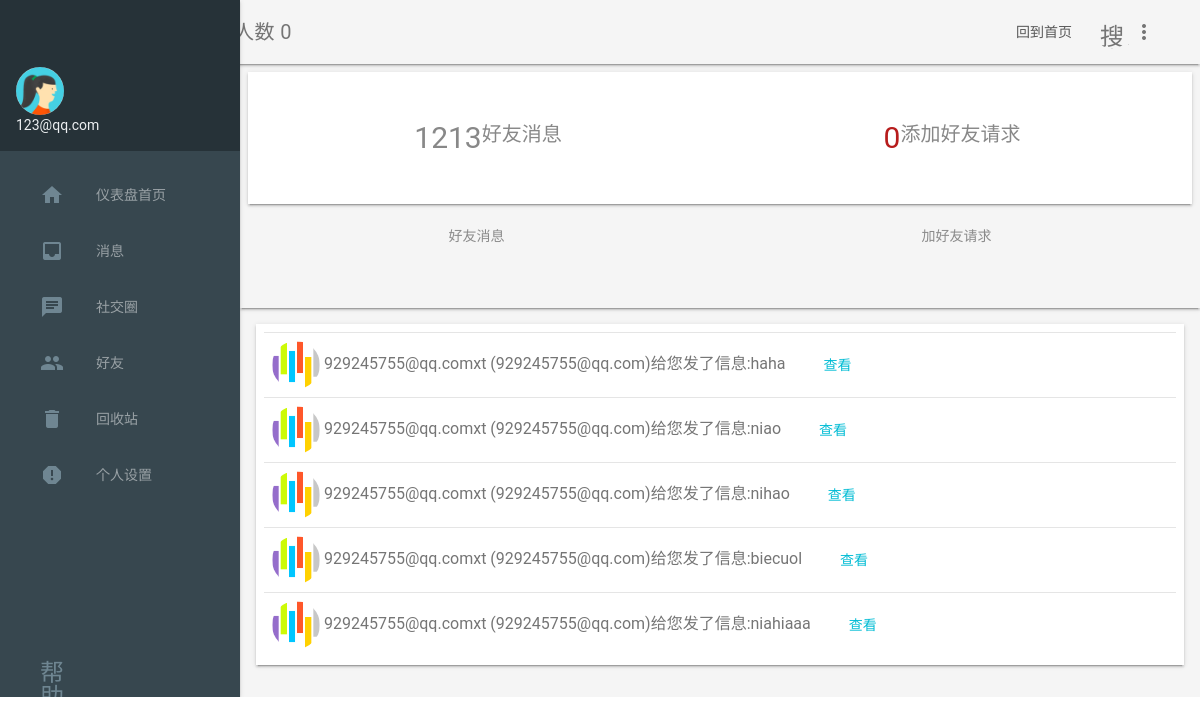
The page /inbox/ (signed in) on the database as committed earlier.
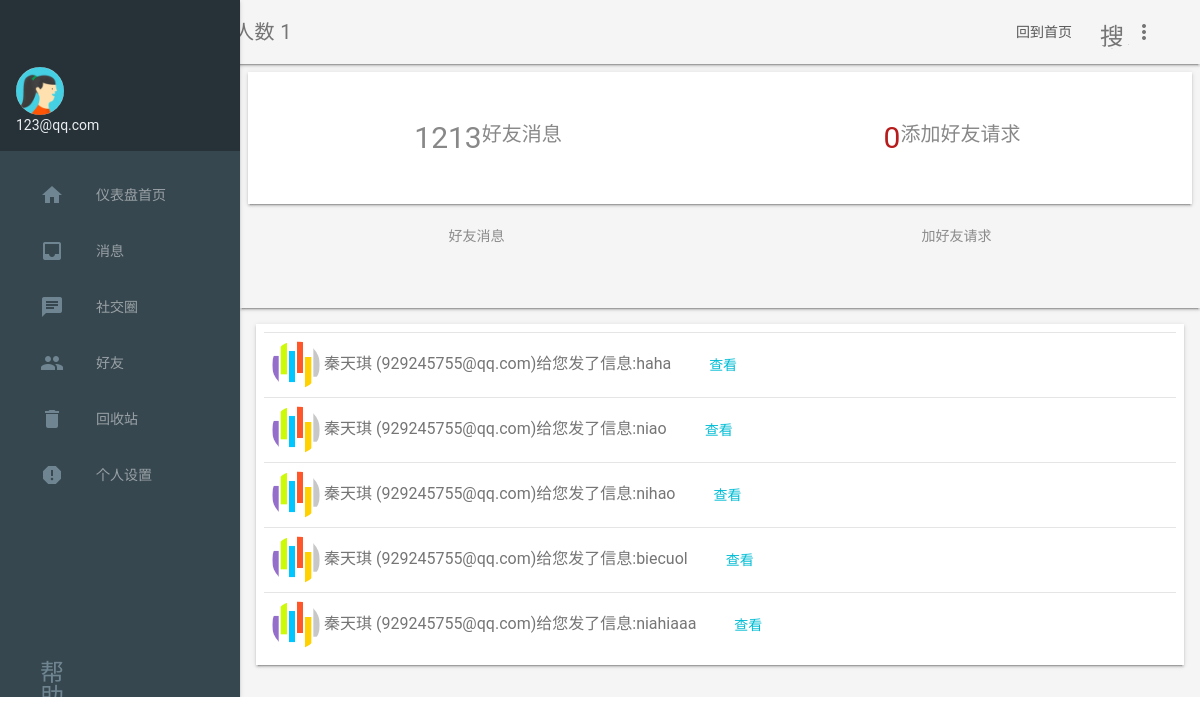
The same page on the database as committed later.
### LoginSystem/models.py (models this page shows, shortened)
class Users(models.Model):
    email = models.EmailField(max_length=100)
    head = models.ImageField(upload_to = './static/upload/head',default='./static/images/user.jpg')
    sex = models.CharField(max_length=1,default="中性")
    password = models.TextField(max_length=64)
    username = models.TextField(max_length=100)
    age = models.IntegerField(default=0)
    birthday = models.TextField(max_length=100,default=time.strftime("%Y/%m/%d", time.localtime()))
    phone = models.TextField(max_length=100)
    country = models.TextField(max_length=100)
    is_online = models.BooleanField(max_length=1,default=False)
    register_date = models.DateTimeField(auto_now_add=True, editable = True)

### FriendSystem/models.py (models this page shows, shortened)
class MessageBox(models.Model):
    email = models.EmailField(max_length=100)
    email_to = models.EmailField(max_length=100)
    content = models.TextField(default="")
    date = models.DateTimeField('保存日期',default = timezone.now)

### DashBoard/views.py (the view)
# urls.py: url(r'^inbox/', dashboard.inbox),
def inbox(request):
    title = "消息"
    user = request.session.get('users')
    users = Users.objects.all()
    userinfo = Users.objects.get(email=user)    # 用户信息
    try:
        AddMessage.objects.get(email=user)
    except AddMessage.DoesNotExist:
        AddMessage.objects.create(email=user)   # 读取用户的添加好友信息
    count_msg = AddMessage.objects.get(email=user)  # 读取信息个数
    list_msg = json.loads(count_msg.message)    # 读取信息个数
    count_dismsg = AddMessage.objects.get(email=user)   # 读取信息个数
    dis_msg = json.loads(count_dismsg.disagree)   # 读取信息个数
    count_addmsg = len(list_msg)   # 读取信息个数
    count_dis_msg = len(dis_msg)   # 读取信息个数
    message = MessageBox.objects.order_by('-id').all()
    if not user:
        return HttpResponseRedirect('/login')
    return render(request, 'users/Dashboard/inbox.html',{'online_users':online_users,'users':users,'message':message,'dis_msg':dis_msg,'list_msg':list_msg,'userinfo':userinfo,'user':user, 'title':title,'count_addmsg':count_addmsg,'count_dis_msg':count_dis_msg})

### templates/users/Dashboard/inbox.html (shortened to what this page needs)
{% extends 'layouts/dashlayouts/base.html' %}
{% block content %}
          <div class="demo-charts mdl-color--white mdl-shadow--2dp mdl-cell mdl-cell--12-col mdl-grid">
            <svg fill="currentColor" width="200px" height="100px" viewBox="0 0 1 1" class="demo-chart mdl-cell mdl-cell--4-col mdl-cell--6-col-desktop">
              <text x="0.5" y="0.5" font-family="Roboto" font-size="0.3" fill="#888" text-anchor="middle" dy="0.1">1213<tspan font-size="0.2" dy="-0.07">好友消息</tspan></text>
            </svg>
            <svg fill="currentColor" width="200px" height="100px" viewBox="0 0 1 1" class="demo-chart mdl-cell mdl-cell--4-col mdl-cell--6-col-desktop">
              <text x="0.5" y="0.5" font-family="Roboto" font-size="0.3" fill="#b71c1c" text-anchor="middle" dy="0.1">{{ count_addmsg }}<tspan dy="-0.07" fill="#888" font-size="0.2">添加好友请求</tspan></text>
            </svg>
          </div>
<div class="mdl-layout mdl-js-layout mdl-layout--fixed-header mdl-layout--fixed-tabs mdl-color--grey-100 mdl-color-text--grey-600">
  <header class="mdl-layout__header mdl-color--grey-100 mdl-color-text--grey-600">
    <div class="mdl-layout__tab-bar mdl-js-ripple-effect mdl-color--grey-100 mdl-color-text--grey-600">
      <a href="#friends" class="mdl-layout__tab is-active">好友消息</a>
      <a href="#unknown" class="mdl-layout__tab mdl-badge" data-badge="{{ count_msg }}">加好友请求</a>
    </div>
  </header>
  <main class="mdl-layout__content">
    <section class="mdl-layout__tab-panel is-active" id="friends">
      <div class="page-content">
          <div class="mdl-grid demo-content">
              <div class="demo-charts mdl-color--white mdl-shadow--2dp mdl-cell mdl-cell--12-col mdl-grid">
                  {% for msg in message %}
                  {% if msg.email_to == user %}
                      {% for email in users %}
                          {% if email.email == msg.email %}
                              <div class="mdl-card__actions mdl-card--border">
                                  <img src="/static/images/favicon.png" class="demo-avatar">
                                  <span>{{ email.username }} ({{ msg.email }})给您发了信息:{{ msg.content }}</span>
                                  <a href="/chatview/{{ msg.email_to }}_to_{{ msg.email }}" class="mdl-button mdl-button--colored mdl-js-button mdl-js-ripple-effect">查看</a>
                              </div>
                          {% endif %}
                      {% endfor %}
                  {% endif %}
                  {% endfor %}
              </div>
          </div>
      </div>
    </section>
    <section class="mdl-layout__tab-panel" id="unknown">
      <div class="page-content">
          <div class="mdl-grid demo-content">
          </div>
      </div>
    </section>
  </main>
</div>
{% endblock %}

### templates/layouts/dashlayouts/base.html (shortened to what this page needs)
<!doctype html>
<html lang="en">
<head>
    <link rel="stylesheet" href="/static/RobotoTTF/">
    <link rel="stylesheet" href="/static/ttf.css">
    <link rel="stylesheet" href="/static/dash/blue.css">
    <link rel="stylesheet" href="/static/dash/styles.css">
</head>
  <body>
    <div class="demo-layout mdl-layout mdl-js-layout mdl-layout--fixed-drawer mdl-layout--fixed-header">
      <header class="demo-header mdl-layout__header mdl-color--grey-100 mdl-color-text--grey-600">
        <div class="mdl-layout__header-row">
          <span class="mdl-layout-title">bluare. E | {{ title }} | 在线人数 {{ online_users }}</span>
            <nav class="mdl-navigation">
                <a class="mdl-button--accent mdl-navigation__link" href="/">回到首页</a>
            </nav>
          <div class="mdl-textfield mdl-js-textfield mdl-textfield--expandable">
            <label class="mdl-button mdl-js-button mdl-button--icon" for="search">
              <i class="material-icons">搜索</i>
            </label>
          </div>
          <button class="mdl-button mdl-js-button mdl-js-ripple-effect mdl-button--icon" id="hdrbtn">
            <i class="material-icons">more_vert</i>
          </button>
        </div>
      </header>
      <div class="demo-drawer mdl-layout__drawer mdl-color--blue-grey-900 mdl-color-text--blue-grey-50">
        <header class="demo-drawer-header">
          <img src="/{{ userinfo.head }}" class="demo-avatar">
          <div class="demo-avatar-dropdown">
            <span>{{ user }}</span>
          </div>
        </header>
        <nav class="demo-navigation mdl-navigation mdl-color--blue-grey-800">
            <a class="mdl-navigation__link" href="/dashboard"><i class="mdl-color-text--blue-grey-400 material-icons" role="presentation">home</i>仪表盘首页</a>
            {% if count_addmsg == 0 %}
            <a class="mdl-navigation__link" href="/inbox"><i class="mdl-color-text--blue-grey-400 material-icons" role="presentation">inbox</i>消息</a>
            {% else %}
            <a class="mdl-navigation__link" href="/inbox"><i class="mdl-color-text--blue-grey-400 material-icons mdl-badge" data-badge="{{ count_addmsg }}" role="presentation">inbox</i>新消息</a>
            {% endif %}
            <a class="mdl-navigation__link" href="/social"><i class="mdl-color-text--blue-grey-400 material-icons mdl-badge" role="presentation">chat</i>社交圈</a>
            <a class="mdl-navigation__link" href="/friends"><i class="mdl-color-text--blue-grey-400 material-icons" role="presentation">people</i>好友</a>
            <a class="mdl-navigation__link" href="/wastebasket"><i class="mdl-color-text--blue-grey-400 material-icons" role="presentation">delete</i>回收站</a>
            <a class="mdl-navigation__link" href="/setting"><i class="mdl-color-text--blue-grey-400 material-icons" role="presentation">report</i>个人设置</a>
            <div class="mdl-layout-spacer"></div>
            <a class="mdl-navigation__link" href=""><i class="mdl-color-text--blue-grey-400 material-icons" role="presentation">帮助</i><span class="visuallyhidden">Help</span></a>
        </nav>
      </div>
      <main id="viewend" class="mdl-layout__content mdl-color--grey-100">
        {% block content %}
          {% endblock %}
      </main>
    </div>
  </body>
</html>

### static/ttf.css (style rules this page uses)
.material-icons { font-family: 'Material Icons'; font-weight: normal; font-style: normal; font-size: 24px; display: inline-block; width: 1em; height: 1em; line-height: 1; text-transform: none; -webkit-font-smoothing: antialiased; text-rendering: optimizeLegibility; -moz-osx-font-smoothing: grayscale; font-feature-settings: 'liga'; }

### static/dash/styles.css (style rules this page uses)
html, body { font-family: 'Roboto', 'Helvetica', sans-serif; }
.demo-avatar { width: 48px; height: 48px; border-radius: 24px; }
.demo-layout .demo-header .mdl-textfield { padding: 0px; margin-top: 41px; }
.demo-drawer { border: none; }
.demo-drawer .demo-navigation { z-index: -2; }
.demo-drawer-header { box-sizing: border-box; display: -webkit-flex; display: -ms-flexbox; display: flex; -webkit-flex-direction: column; -ms-flex-direction: column; flex-direction: column; -webkit-justify-content: flex-end; -ms-flex-pack: end; justify-content: flex-end; padding: 16px; height: 151px; }
.demo-avatar-dropdown { display: -webkit-flex; display: -ms-flexbox; display: flex; position: relative; -webkit-flex-direction: row; -ms-flex-direction: row; flex-direction: row; -webkit-align-items: center; -ms-flex-align: center; align-items: center; width: 100%; }
.demo-navigation { -webkit-flex-grow: 1; -ms-flex-positive: 1; flex-grow: 1; }
.demo-layout .demo-navigation .mdl-navigation__link { display: -webkit-flex !important; display: -ms-flexbox !important; display: flex !important; -webkit-flex-direction: row; -ms-flex-direction: row; flex-direction: row; -webkit-align-items: center; -ms-flex-align: center; align-items: center; color: rgba(255, 255, 255, 0.56); font-weight: 500; }
.demo-navigation .mdl-navigation__link .material-icons { font-size: 24px; color: rgba(255, 255, 255, 0.56); margin-right: 32px; }
.demo-content { max-width: 1080px; }
.demo-charts { -webkit-align-items: center; -ms-flex-align: center; -ms-grid-row-align: center; align-items: center; }
.demo-chart:nth-child(1) { color: #ACEC00; }
.demo-chart:nth-child(2) { color: #00BBD6; }

Rows that differ between the two databases and show on the page:
changed Users: username "929245755@qq.comxt" → "秦天琪"
Other text that changed with them:
{{ online_users }}: "0" → "1"
